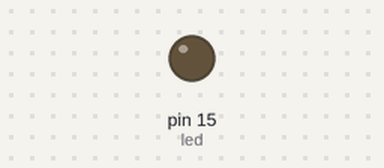
Bench run of a program on a simulated MicroPython board. Parts: output pins drawn as LEDs (lit = HIGH).

Above: at 0.65 s.
At 5.15 s:
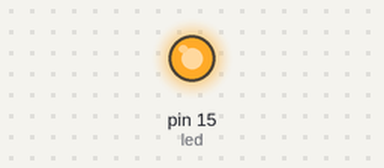
Timing chart, 0 to 7.8 s (numbered marks = the images above):
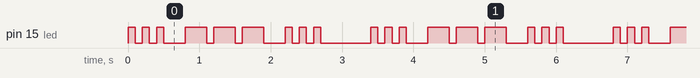

Measured:
- by itself, pin 15 (led): repeats every 3.4 s: 2 × (LOW 0.10 s, HIGH 0.10 s), LOW 0.30 s, 2 × (HIGH 0.30 s, LOW 0.10 s), HIGH 0.30 s, LOW 0.30 s, 2 × (HIGH 0.10 s, LOW 0.10 s), HIGH 0.10 s, LOW 0.70 s, HIGH 0.10 s
- by itself, everything shown: repeats every 3.4 s, in 18 steps

The program:

SOS.py
```python
from machine import Pin
import time

led = Pin(15, Pin.OUT)

# unidad de tiempo: duración de punto y
# de separación entre señales
ut = 0.1
# espacio entre letras 3ut = ut + 2ut
ut2 = 2*ut
# Duración de raya
ut3 = 3*ut
# espacio entre palabras 7Ut = ut + 6ut
ut7 = 6*ut
while True:
    for i in range(3):
        led.value(1)
        time.sleep(ut)
        led.value(0)
        time.sleep(ut)

    time.sleep(ut2)

    for i in range(3):
        led.value(1)
        time.sleep(ut3)
        led.value(0)
        time.sleep(ut)

    time.sleep(ut2)

    for i in range(3):
        led.value(1)
        time.sleep(ut)
        led.value(0)
        time.sleep(ut)

    time.sleep(ut7)
```
